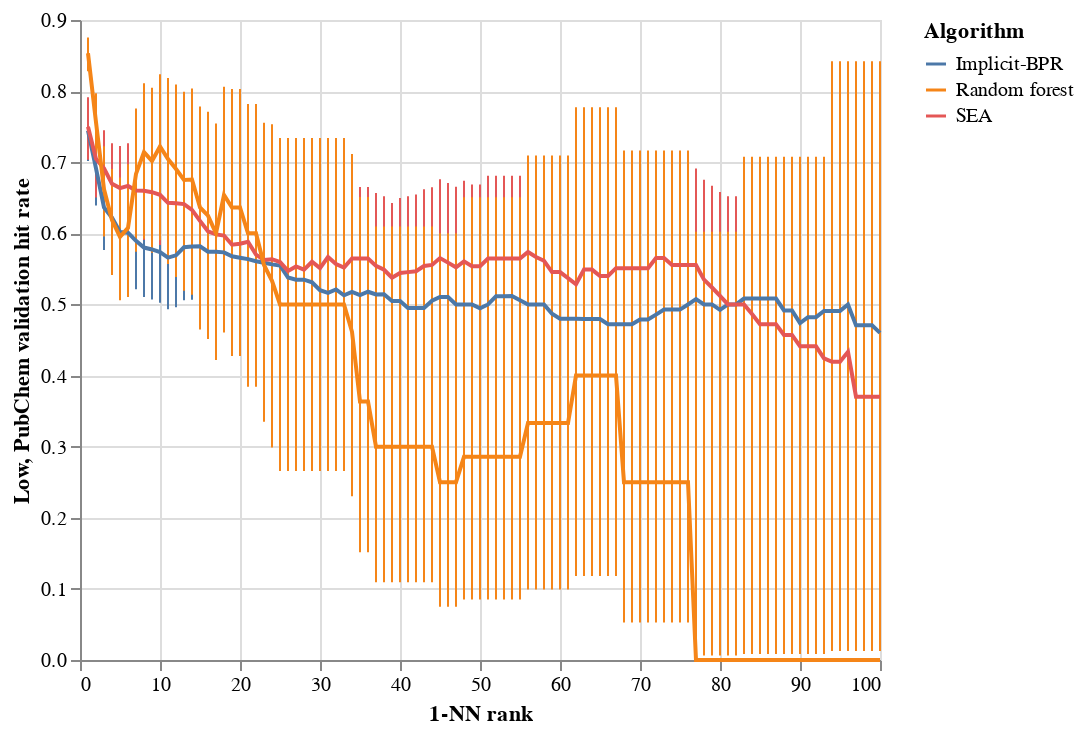

Notebook source saved alongside this figure:
### Code cell
# generate the error bars
errorbars = line.mark_errorbar().encode(
    x='1-NN rank',
    y=alt.Y('Low'),
    y2='High'
)

(errorbars + line).properties(height=320, width=400).interactive()#.facet('Algorithm',columns=3).interactive()

### Figure 1 — Vega-Lite specification as saved in the notebook (floating-point values rounded to 4 significant figures; data arrays with more than 128 entries replaced by an {"elided": "..."} marker saying what was removed)
{"config": {"view": {"continuousWidth": 400, "continuousHeight": 300}}, "layer": [{"mark": "errorbar", "encoding": {"color": {"type": "nominal", "field": "Algorithm"}, "x": {"type": "quantitative", "field": "1-NN rank"}, "y": {"type": "quantitative", "field": "Low"}, "y2": {"field": "High"}}, "selection": {"selector006": {"type": "interval", "bind": "scales", "encodings": ["x", "y"]}}}, {"mark": "line", "encoding": {"color": {"type": "nominal", "field": "Algorithm"}, "x": {"type": "quantitative", "field": "1-NN rank"}, "y": {"type": "quantitative", "field": "Rate", "title": "PubChem validation hit rate"}}}], "data": {"name": "data-2f076bae4f70b00c15a44714afb83929"}, "height": 320, "width": 400, "$schema": "https://vega.github.io/schema/vega-lite/v4.8.1.json", "datasets": {"data-2f076bae4f70b00c15a44714afb83929": {"elided": "300 records"}}}
